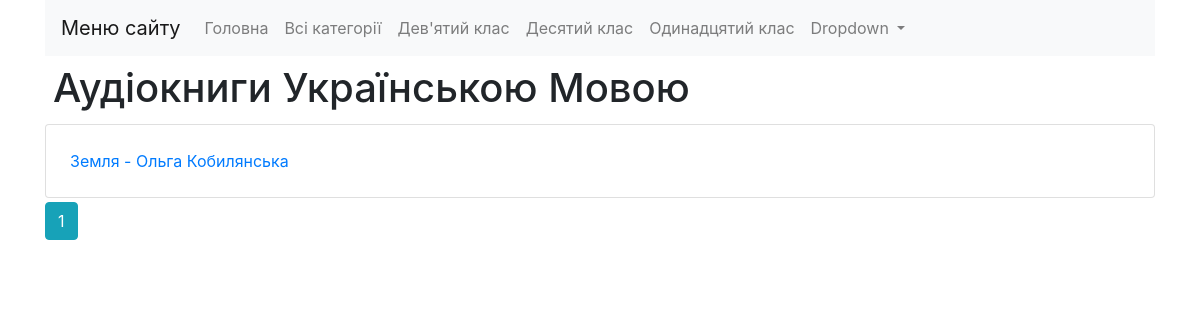
Screenshot of /categories/Odynadtsiatyi-klas with the database file from the repository.
### audiobooks/models.py (models this page shows, shortened)
class Category(models.Model):
    title = models.CharField(max_length=30)
    slug = models.SlugField(default='', editable=True, max_length=100, null=False, blank=True)
    class Meta:
        verbose_name_plural = "categories"
        ordering = ['title']

class Series(models.Model):
    title = models.CharField(max_length=30)
    slug = models.SlugField(default='', editable=True, max_length=100, null=False, blank=True)
    categories = models.ManyToManyField(Category, blank=True)
    description = models.TextField(blank=True)  # null=True
    class Meta:
        verbose_name_plural = "series"
        ordering = ['title']

### audiobooks/views.py (the view)
# urls.py: path('categories/<slug:category_slug>', category_items, name='audiobooks-categoryOne'),
def category_items(request, category_slug):
    series_list = Series.objects.filter(categories__slug=category_slug)
    context = {
        'Series': pagination(request, series_list),
        'Category': Category.objects.all()
    }
    return render(request, 'allSeries.html', context)

### audiobooks/views.py (called while the page is built)
def pagination(request, pagination_list, items_on_page=3):
    paginator = Paginator(pagination_list, items_on_page)
    page = request.GET.get('page')
    try:
        page_obj = paginator.page(page)
    except PageNotAnInteger:
        page_obj = paginator.page(1)
    except EmptyPage:
        page_obj = paginator.page(paginator.num_pages)
    return page_obj

### templates/allSeries.html (shortened to what this page needs)
{% extends "_base.html" %}
{% load static %}
{% block content %}
{% for Series in Series %}
    <div class="mylist">
        <ul class="list-group">
            <li class="list-group-item p-4 my-1">
				<div class="row">
					<div class="col-12 col-md-10">
						<a href="{% url 'allAudiobooks' Series.slug %}">{{ Series.title }}</a>
					</div>
				</div>
			</li>
        </ul>
    </div>
{% endfor %}
				{% for num in Series.paginator.page_range %}
					{% if Series.number == num %}
						<a class="btn btn-info mb-4" href="?page={{num}}">{{ num }}</a>
					{% elif num > Series.number|add:'-3' and num < Series.number|add:'3' %}
						<a class="btn btn-outline-info mb-4" href="?page={{num}}">{{ num }}</a>
					{% endif %}
				{% endfor %}
{% endblock content %}

### templates/_base.html (shortened to what this page needs)
{% load static %}
<!DOCTYPE html>
<html lang="en">
<head>
    <link rel="stylesheet" href="https://cdn.jsdelivr.net/npm/bootstrap@4.6.0/dist/css/bootstrap.min.css"
>
    <link rel="stylesheet" href="{% static 'css/style.css' %}">
</head>
<body>
    <div class="container">
    <div class="mycontainer">
        <nav class="navbar navbar-expand-lg navbar-light bg-light">
            <a class="navbar-brand" href="{% url 'allSeries' %}">Меню сайту</a>
            <div class="collapse navbar-collapse" id="navbarSupportedContent">
                <ul class="navbar-nav mr-auto">
                    <li class="nav-item">
                        <a class="nav-link" href="{% url 'allSeries' %}">Головна</a>
                    </li>
                    <li class="nav-item">
                        <a class="nav-link" href="{% url 'allCategories' %}">Всі категорії</a>
                    </li>
                        {% for item in Category %}
							<li class="nav-item">
							  <a class="nav-link" href="{% url 'audiobooks-categoryOne' item.slug %}">{{ item.title }}</a>
                            </li>
						{% endfor %}
                    <li class="nav-item dropdown">
                        <a class="nav-link dropdown-toggle" href="#" id="navbarDropdown" role="button" data-toggle="dropdown"
                            aria-haspopup="true" aria-expanded="false">
                            Dropdown
                        </a>
                    </li>
                </ul>
            </div>
        </nav>
            <div class="row">
                <div class="col">
                    <div class="mybox1">
                        <h1 class="p-2 m-0">Аудіокниги Українською Мовою</h1>
                    </div>
                </div>
            </div>
        {% block content %}
        {% endblock content %}
    </div>
    </div>
</body>
</html>

### rows the page displays
Category: title "Дев'ятий клас"
Category: title "Десятий клас"
Category: title "Одинадцятий клас"
Series: title "Земля - Ольга Кобилянська"

### other values shown
{{ num }} "1"
